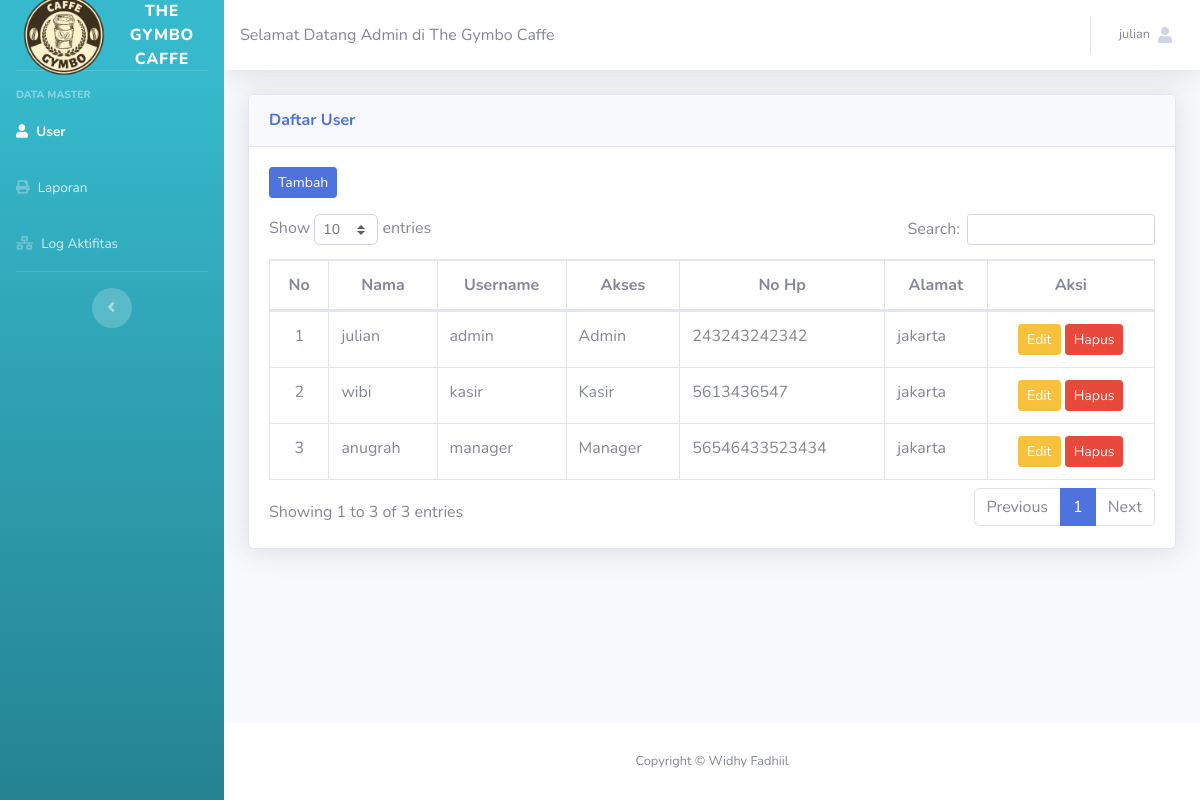
Page /admin.php?halaman=user (signed in) on the committed database.
### tables this page shows
CREATE TABLE `user` (
  `kode_user` int(3) NOT NULL,
  `nama_user` varchar(50) NOT NULL,
  `no_hp` varchar(15) NOT NULL,
  `alamat` varchar(50) NOT NULL,
  `akses` varchar(10) NOT NULL,
  `username` varchar(50) NOT NULL,
  `password` varchar(60) NOT NULL
);

### system/master/user/tampil.php (the view, shortened to what this page needs)
<div class="container-fluid">
	<div class="card shadow mb-4">
		<div class="card-header py-3">
			<h6 class="m-0 font-weight-bold text-primary">Daftar User</h6>
		</div>
		<div class="card-body">
			<button type="button" class="btn btn-sm btn-primary mb-3" data-toggle="modal"
				data-target=".bd-example-modal-lg">Tambah</button>
			<div class="table-responsive">
				<table class="table table-bordered" id="dataTable" width="100%" cellspacing="0">
					<thead>
						<tr>
							<th class="text-center">No</th>
							<th class="text-center">Nama</th>
							<th class="text-center">Username</th>
							<th class="text-center">Akses</th>
							<th class="text-center">No Hp</th>
							<th class="text-center">Alamat</th>
							<th class="text-center">Aksi</th>
						</tr>
					</thead>
					<tbody>
                    <?php
                    $no=1;
                    $query = mysqli_query($koneksi, "SELECT * FROM user ORDER BY kode_user ASC");
                    foreach ($query as $data) :
                        ?>
						<tr>
							<td class="text-center"><?php echo $no++ ?></td>
							<td><?php echo $data['nama_user'] ?></td>
							<td><?php echo $data['username'] ?></td>
							<td><?php echo $data['akses'] ?></td>
							<td><?php echo $data['no_hp'] ?></td>
							<td><?php echo $data['alamat'] ?></td>
							<td class="text-center">
                                <a style="cursor:pointer" class="btn btn-sm btn-warning text-white" data-toggle="modal"
                                        data-target="#modal-edit<?= $data['kode_user'] ?>">Edit</a>
                                <a onclick="return confirm('Yakin ingin menghapus data ?')" href="?halaman=user&hapus=<?= $data['kode_user'] ?>" class="btn btn-sm btn-danger">Hapus</a>
                            </td>
						</tr>
                        <?php endforeach; ?>
					</tbody>
				</table>
			</div>
		</div>
	</div>
</div>

### rows in the picture
user: nama_user "julian", username "admin", akses "Admin", no_hp "243243242342", alamat "jakarta"
user: nama_user "wibi", username "kasir", akses "Kasir", no_hp "5613436547", alamat "jakarta"
user: nama_user "anugrah", username "manager", akses "Manager", no_hp "56546433523434", alamat "jakarta"

### other values in the picture
$_SESSION['nama_user'] "julian"
